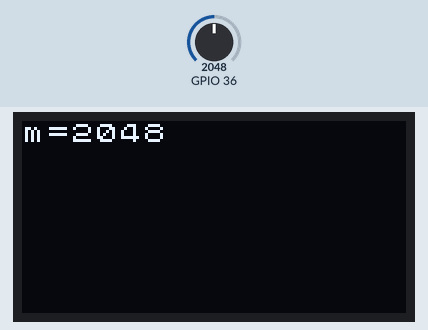
Simulated run of this sketch. Board: ESP32. On the bench: 128×64 one-colour display. The inputs (shaded band) are chosen by the test bench; at power-on: GPIO 36 = 2048.

Above: at 1.2 s.
1.3 s: GPIO 36 set to 2866
At 2.2 s:
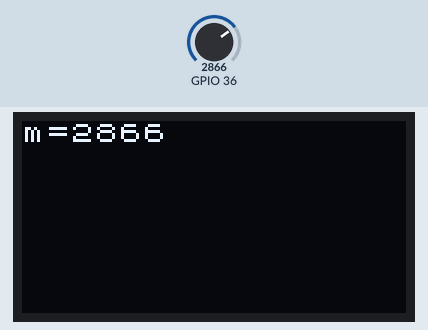
2.8 s: GPIO 36 set to 3603
At 3.5 s:
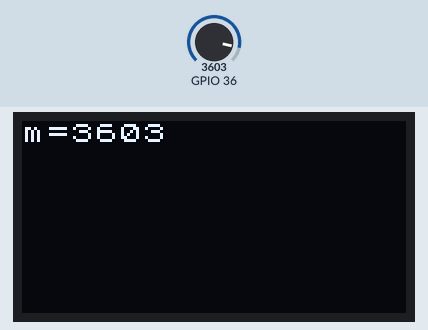
4.3 s: GPIO 36 set to 4095
At 4.9 s:
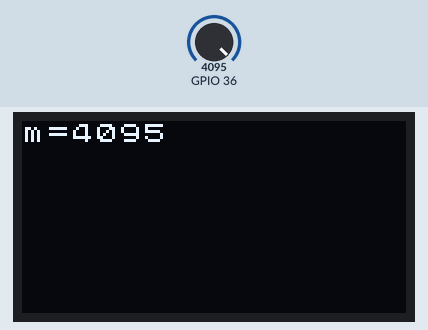
Timing chart, 0 to 7.3 s (numbered marks = the images above; inputs shaded):
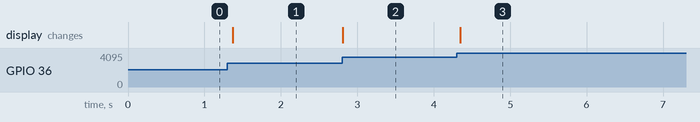

Measured:
- after the input at 1.3 s, the display: changes after 0.07 s (image 1)
- after the input at 2.8 s, the display: changes at once (image 2)
- after the input at 4.3 s, the display: changes after 0.05 s (image 3)

The sketch:

heltec_analog.ino
```cpp
#include "WiFi.h"
#include <U8x8lib.h>

// the OLED used
U8X8_SSD1306_128X64_NONAME_SW_I2C u8x8(/* clock=*/ 15, /* data=*/ 4, /* reset=*/ 16);

char mess[30];

void setup()
{
  Serial.begin(115200);

  // wait until serial port opens for native USB devices
  while (! Serial) {
    delay(1);
  }

  u8x8.begin();
  u8x8.setFont(u8x8_font_chroma48medium8_r);
}

void loop()
{
  int v=analogRead(36);
  sprintf(mess,"m=%4.4d",v);
  u8x8.drawString(0, 0, mess);

  delay(100);
}
```
